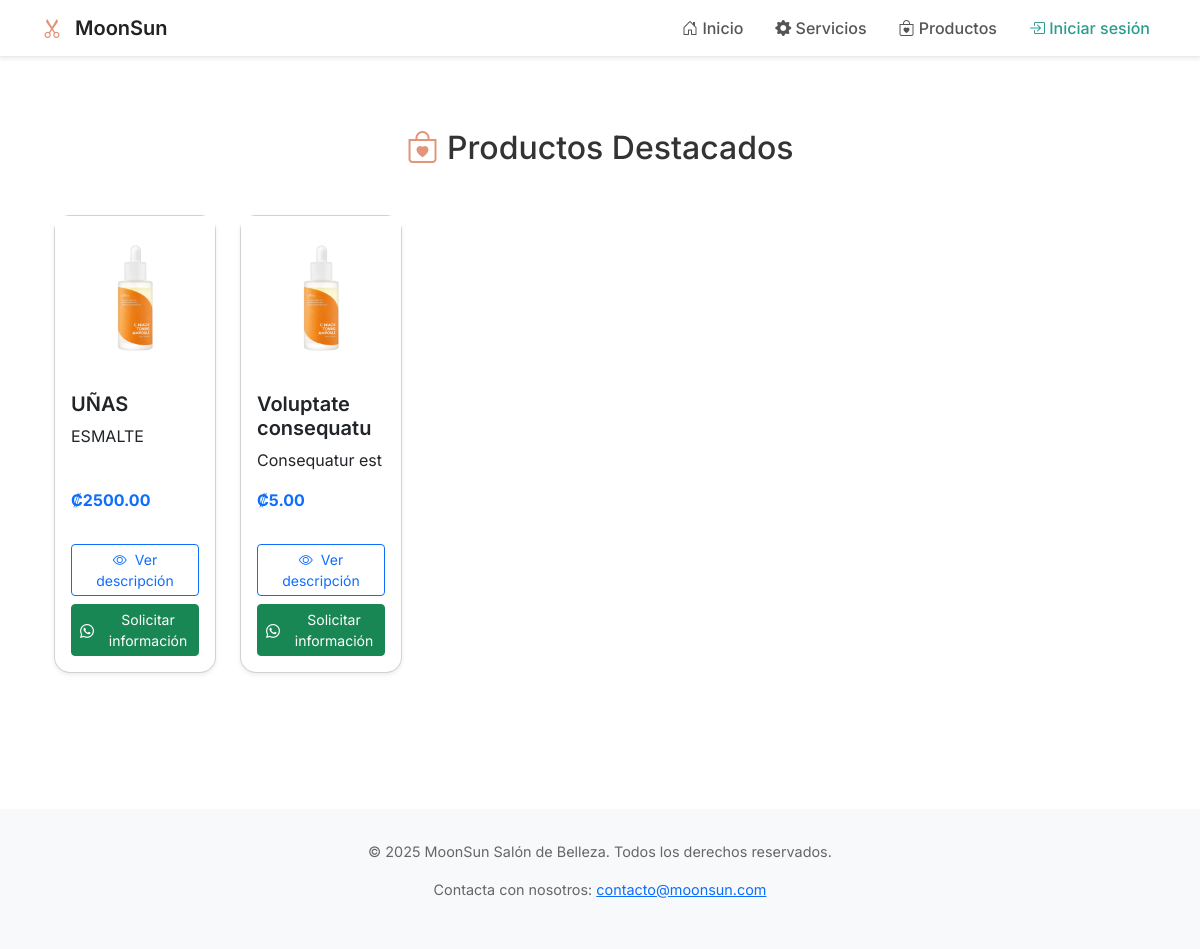
The page /productos on the database its author committed.
### models.py (models this page shows, shortened)
class Producto(db.Model):
    __tablename__ = 'productos'
    id = db.Column(db.Integer, primary_key=True)
    codigo = db.Column(db.String(50), unique=True, nullable=False)  # código único para cada producto
    nombre = db.Column(db.String(100), nullable=False)
    precio = db.Column(db.Float, nullable=False)
    descripcion = db.Column(db.String(255))
    imagen_url = db.Column(db.String(255))
    visible = db.Column(db.Boolean, default=True)

### main.py (the view)
@app.route('/productos')
def productos_publicos():
    productos = Producto.query.filter_by(visible=True).all()
    for prod in productos:
        prod.nombre_url = quote_plus(prod.nombre)
    return render_template('public/productos.html', productos=productos)

### templates/public/productos.html (shortened to what this page needs)
{% extends 'public/layout_public.html' %}
{% block content %}
<section id="productos" class="py-5 bg-white">
  <div class="container">
    <h2 class="text-center mb-5 section-title" data-aos="fade-up">
      <i class="bi bi-bag-heart" style="color:#e29578;"></i> Productos Destacados
    </h2>
    <div class="row g-4">
      {% for prod in productos %}
      <div class="col-6 col-md-4 col-lg-3 col-xl-2" data-aos="fade-up" data-aos-delay="{{ loop.index0 * 100 }}">
        <div class="card h-100 shadow-sm product-card rounded-4">
          {% if prod.imagen_url %}
          <img src="{{ url_for('static', filename=prod.imagen_url) }}" class="card-img-top rounded-top" alt="{{ prod.nombre }}">
          {% else %}
          <img src="{{ url_for('static', filename='no-image.png') }}" class="card-img-top rounded-top" alt="Sin imagen">
          {% endif %}
          <div class="card-body d-flex flex-column">
            <h5 class="card-title fw-semibold">{{ prod.nombre }}</h5>
            <p class="card-text text-truncate">{{ prod.descripcion }}</p>
            <p class="fw-bold text-primary mt-auto">₡{{ "%.2f"|format(prod.precio) }}</p>
            <button class="btn btn-outline-primary btn-sm mt-3" data-bs-toggle="modal" data-bs-target="#modalDesc{{ prod.id }}">
              <i class="bi bi-eye"></i> Ver descripción
            </button>
            <a href="https://wa.me/50686754526?text=Hola,%20me%20interesa%20el%20producto%20{{ prod.nombre_url }}" target="_blank" class="btn btn-success btn-sm mt-2 d-flex align-items-center justify-content-center gap-2">
              <i class="bi bi-whatsapp"></i> Solicitar información
            </a>
          </div>
        </div>
      </div>
      {% endfor %}
    </div>
  </div>
</section>
{% endblock %}

### templates/public/layout_public.html (style rules this page uses)
body { font-family: 'Inter', sans-serif; background-color: #ffffff; color: #333; scroll-behavior: smooth; }
.btn i { margin-right: 4px; }
.container { max-width: 1140px; }

### templates/public/productos.html (style rules this page uses)
.product-card { border-radius: 1rem; transition: transform 0.3s ease, box-shadow 0.3s ease; }
.card-text.text-truncate { display: -webkit-box; -webkit-line-clamp: 3; -webkit-box-orient: vertical; overflow: hidden; }

### rows shown on the page
Producto: imagen_url (picture), nombre "UÑAS", descripcion "ESMALTE", precio "2500.00"
Producto: imagen_url (picture), nombre "Voluptate consequatu", descripcion "Consequatur e…", precio "5.00"
